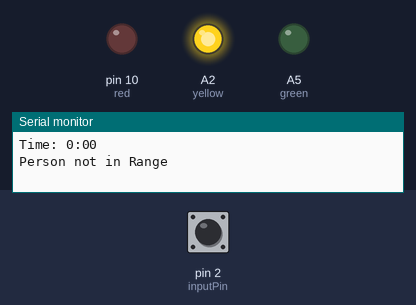
Bench run of a sketch on a simulated Arduino Uno, built with avr-gcc and run on an emulated ATmega328P. Shown: output pins drawn as LEDs (lit = HIGH), the last lines printed to the serial monitor. Inputs (shaded band) come from the test bench; at power-on: pin 2 (inputPin) HIGH.

Above: at 0.1 s.
At 3.1 s:
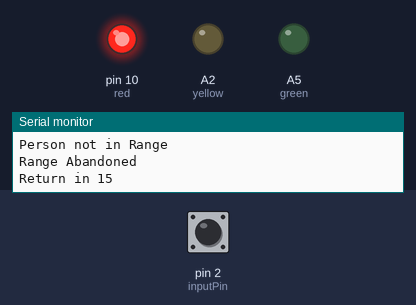
At 4.6 s:
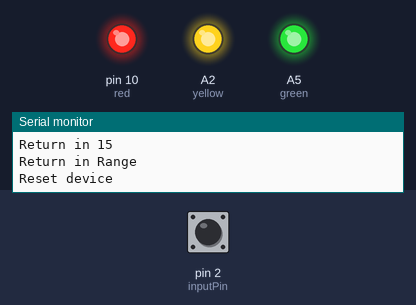
Timing chart, 0 to 6.1 s (numbered marks = the images above):
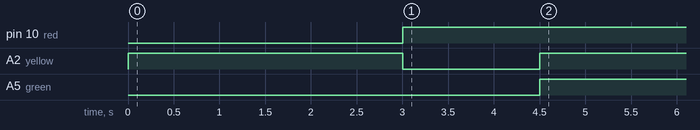

Measured:
- by itself, pin 10 (red): LOW → HIGH at 3.0 s
- by itself, A2 (yellow): LOW → HIGH at 0.00 s, → LOW 3.0 s later, → HIGH 1.5 s later
- by itself, A5 (green): LOW → HIGH at 4.5 s

The sketch:

irobjectdetection.ino
```cpp
// (licence header left out)
#include <Arduino.h>

const int inputPin = 2;

unsigned long timerStart;
bool objectRemoved = false;
bool countdownFinished = false;
unsigned long timerdownStart;

const int red = 10;
const int yellow = A2;
const int green = A5;

int total_time = 59; //time for led to turn red
int wait_to_return = 3000; //cooldown for short abandons
int time_up = 1500; //minutes to wait after 1 hour is up


void setup() {
  Serial.begin(9600);
  pinMode(inputPin, INPUT);
  pinMode(red, OUTPUT);
  pinMode(yellow, OUTPUT);
  pinMode(green, OUTPUT);
  timerStart = millis();
}

void loop() {
  if (!objectRemoved) {
    unsigned long elapsedTime = millis() - timerStart;
    int minutes = (elapsedTime / 1000) / 60;
    int seconds = (elapsedTime / 1000) % 60;
    Serial.print("Time: ");
    Serial.print(minutes);
    Serial.print(":");
    if (seconds < 10) {
      Serial.print("0");
    }
    if ((digitalRead(inputPin) == LOW) && (seconds > total_time)){
      Serial.println("time up, take 15");
      digitalWrite(red, HIGH);
      digitalWrite(green, LOW);
      return;
    }
    Serial.println(seconds);
    if (digitalRead(inputPin) == LOW) {
      Serial.println("Person in Range");
      digitalWrite(green, HIGH);
      digitalWrite(yellow, LOW);
    } else {
      Serial.println("Person not in Range");
      digitalWrite(green, LOW);
      digitalWrite(yellow, HIGH);
      delay(wait_to_return); //wait 5 minutes for person to return
      if (digitalRead(inputPin) == HIGH) {
        objectRemoved = true;
        timerdownStart = millis();
        Serial.println("Range Abandoned");
        Serial.println("Return in 15");
        digitalWrite(red, HIGH);
        digitalWrite(yellow, LOW);

        //START THE 15 MINUTE WAIT
        delay(time_up); //wait 15 minutes
        Serial.println("Return in Range");
        Serial.println("Reset device");
        digitalWrite(red, HIGH);
        digitalWrite(yellow, HIGH);
        digitalWrite(green, HIGH);
        delay(18000);
      }
    }
  }
}
```
